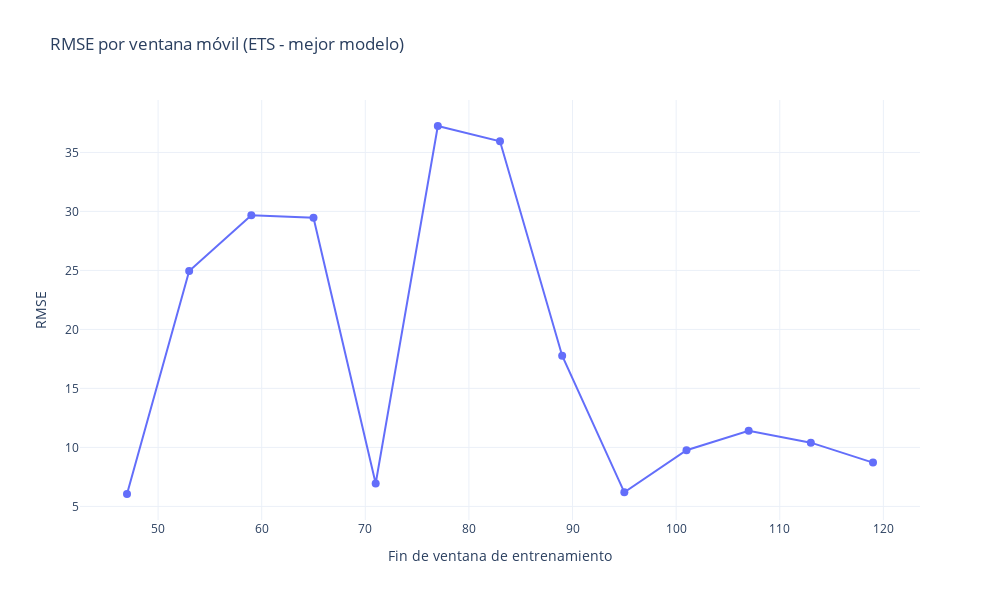

The cell this chart's notebook holds for it:
### Code cell
plot_ets_rmse_interactive(
    results_df=ets_results,
    html_path=os.path.join(html_dir, "ets_rmse.html"),
    png_path=os.path.join(png_dir, "ets_rmse.png")
)

### Figure 1 — Plotly figure (JSON) as saved in the notebook; plotly's stock layout.template omitted (floating-point values rounded to 4 significant figures)
{"data": [{"line": {"width": 2}, "marker": {"size": 8}, "mode": "lines+markers", "name": "RMSE", "type": "scatter", "x": [47, 53, 59, 65, 71, 77, 83, 89, 95, 101, 107, 113, 119], "y": [6.05, 24.94, 29.67, 29.47, 6.94, 37.24, 35.94, 17.77, 6.194, 9.763, 11.41, 10.4, 8.71]}], "layout": {"height": 600, "title": {"text": "RMSE por ventana móvil (ETS - mejor modelo)"}, "width": 1000, "xaxis": {"title": {"text": "Fin de ventana de entrenamiento"}}, "yaxis": {"title": {"text": "RMSE"}}}}
